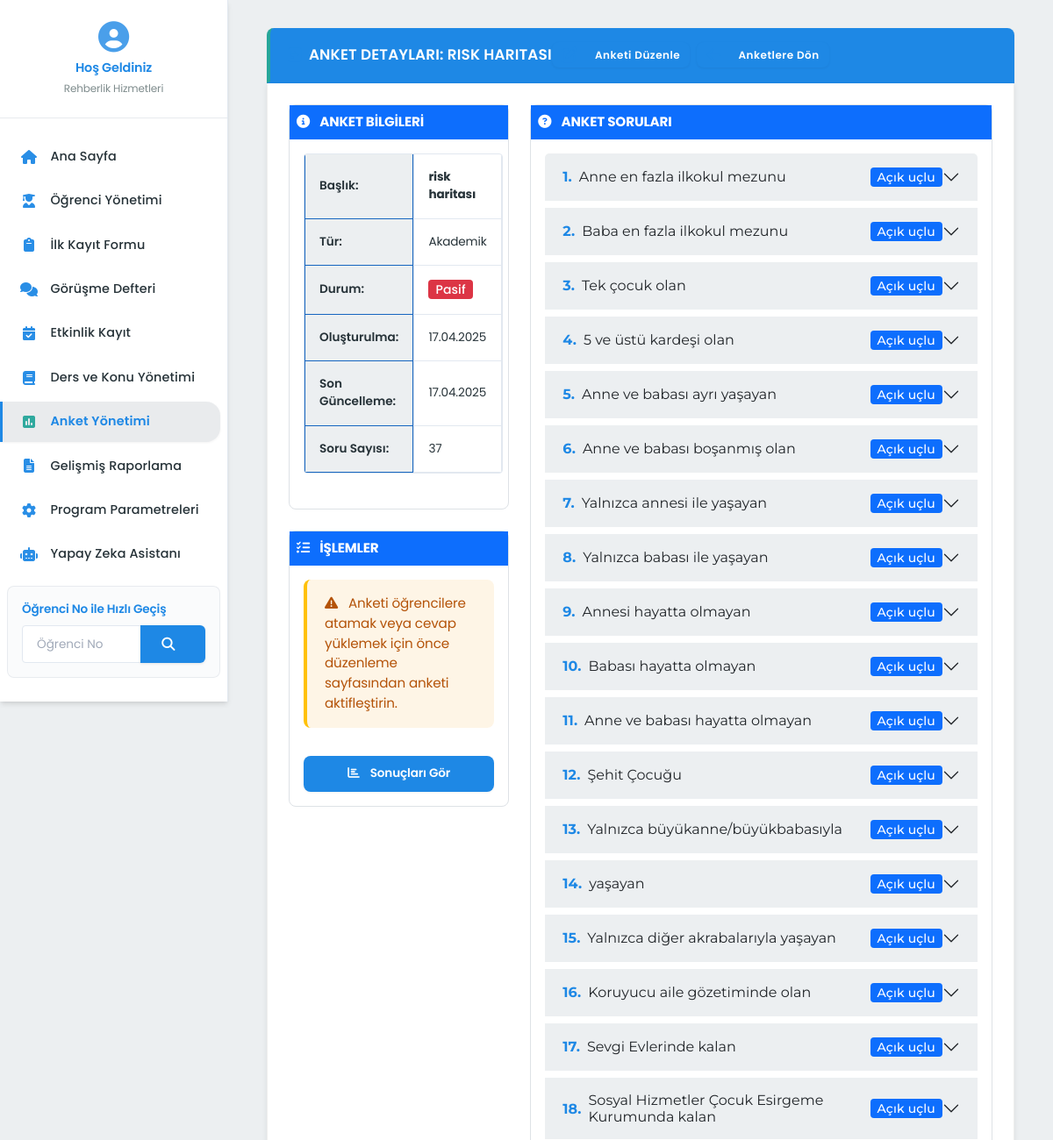
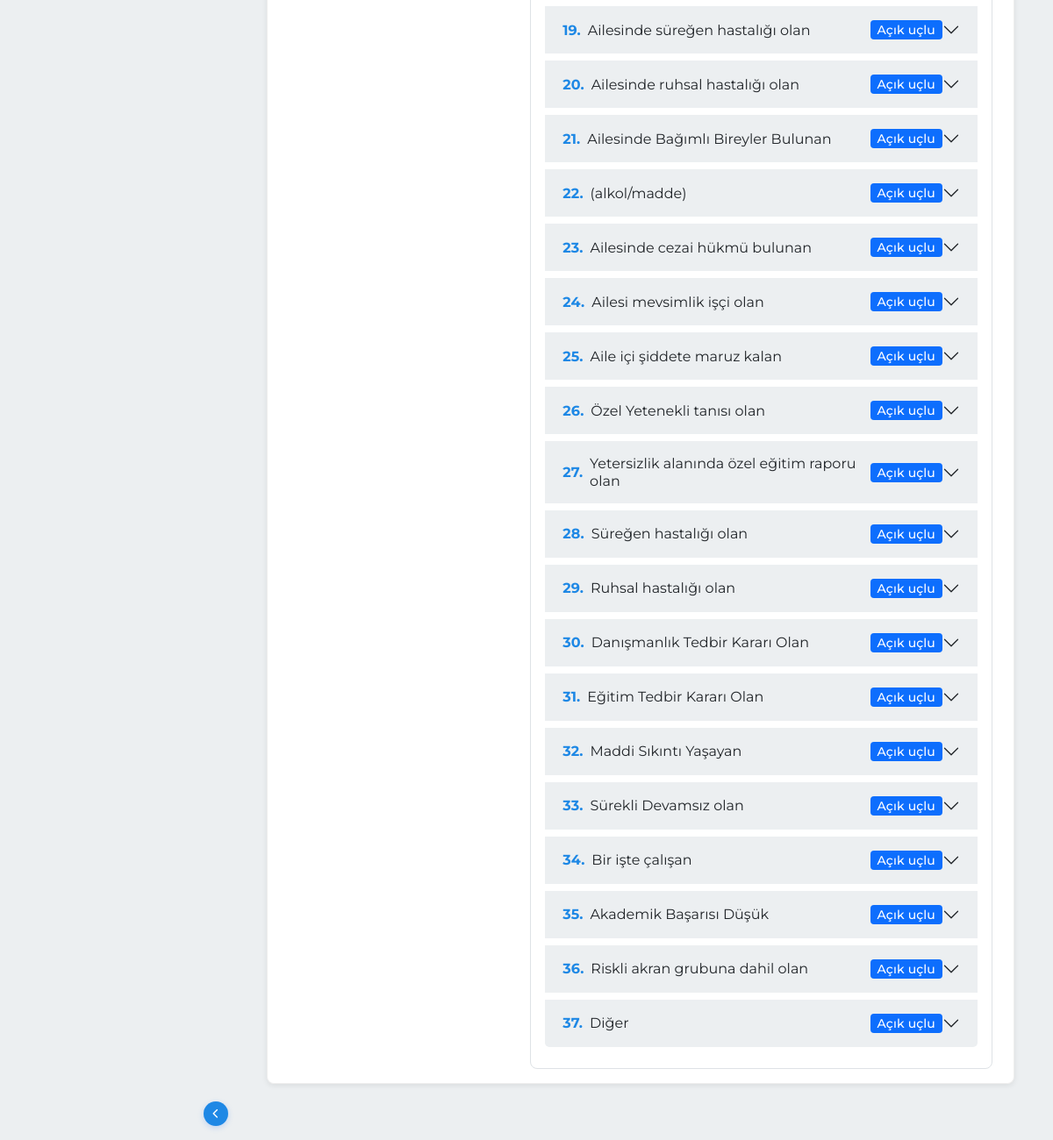
The app's page /anket-yonetimi/anket/1 with its own data (2 pictures, top to bottom).
### app/blueprints/anket_yonetimi/models.py (models this page shows, shortened)
class Anket(db.Model):
    __tablename__ = 'anketler'
    __table_args__ = {'extend_existing': True}
    id = db.Column(db.Integer, primary_key=True)
    anket_turu_id = db.Column(db.Integer, db.ForeignKey('anket_turleri.id'), nullable=False)
    baslik = db.Column(db.String(200), nullable=False)
    aciklama = db.Column(db.Text, nullable=True)
    olusturma_tarihi = db.Column(db.DateTime, default=datetime.now)
    guncelleme_tarihi = db.Column(db.DateTime, default=datetime.now, onupdate=datetime.now)
    aktif = db.Column(db.Boolean, default=True)
    anket_turu = relationship("AnketTuru", back_populates="anketler")
    sorular = relationship("AnketSoru", back_populates="anket", cascade="all, delete-orphan")
    ogrenci_anketleri = relationship("OgrenciAnket", back_populates="anket", cascade="all, delete-orphan")

class AnketTuru(db.Model):
    __tablename__ = 'anket_turleri'
    __table_args__ = {'extend_existing': True}
    id = db.Column(db.Integer, primary_key=True)
    tur_adi = db.Column(db.String(100), nullable=False, unique=True)
    aciklama = db.Column(db.Text, nullable=True)
    anketler = relationship("Anket", back_populates="anket_turu")

class AnketSoru(db.Model):
    __tablename__ = 'anket_sorulari'
    __table_args__ = {'extend_existing': True}
    id = db.Column(db.Integer, primary_key=True)
    anket_id = db.Column(db.Integer, db.ForeignKey('anketler.id'), nullable=False)
    cevap_turu_id = db.Column(db.Integer, db.ForeignKey('cevap_turleri.id'), nullable=False)
    soru_metni = db.Column(db.Text, nullable=False)
    soru_sirasi = db.Column(db.Integer, nullable=False, default=1)
    cevap_secenekleri = db.Column(db.Text, nullable=True)  # JSON formatında saklanacak seçenekler (gerekirse)
    zorunlu = db.Column(db.Boolean, default=True)
    ters_puanlama = db.Column(db.Boolean, default=False)  # Psikolojik testler için ters puanlama
    anket = relationship("Anket", back_populates="sorular")
    cevap_turu = relationship("CevapTuru", back_populates="sorular")
    cevaplar = relationship("AnketCevap", back_populates="soru", cascade="all, delete-orphan")

class CevapTuru(db.Model):
    __tablename__ = 'cevap_turleri'
    __table_args__ = {'extend_existing': True}
    id = db.Column(db.Integer, primary_key=True)
    tur_adi = db.Column(db.String(50), nullable=False, unique=True)
    aciklama = db.Column(db.Text, nullable=True)
    sorular = relationship("AnketSoru", back_populates="cevap_turu")

### app/blueprints/anket_yonetimi/routes.py (the view)
@anket_yonetimi_bp.route('/anket/<int:anket_id>', methods=['GET'])
@admin_required
def anket_detay(anket_id):
    anket = AnketService.get_anket(anket_id)
    if not anket:
        flash('Anket bulunamadı!', 'danger')
        return redirect(url_for('anket_yonetimi.index'))
    sorular = AnketSoru.query.filter_by(anket_id=anket_id).order_by(AnketSoru.soru_sirasi).all()
    return render_template('anket_yonetimi/anket_detay.html', anket=anket, sorular=sorular)

### app/blueprints/anket_yonetimi/services.py (called while the page is built)
    @staticmethod
    def get_anket(anket_id):
        return Anket.query.get(anket_id)

### app/utils/auth.py (called while the page is built)
def admin_required(f):
    @wraps(f)
    def decorated_function(*args, **kwargs):
        return f(*args, **kwargs)
    return decorated_function

### app/utils/session.py (called while the page is built)
def get_aktif_ogrenci():
    try:
        if 'aktif_ogrenci_id' in session:
            return Ogrenci.query.get(session['aktif_ogrenci_id'])
    except Exception:
        pass
    return None

### app/blueprints/anket_yonetimi/templates/anket_yonetimi/anket_detay.html (shortened to what this page needs)
{% extends "base.html" %}
{% block content %}
<div class="modern-section">
    <div class="modern-section-title">
        <div class="d-flex align-items-center justify-content-between">
            <div class="d-flex align-items-center">
                <i class="fas fa-poll-h me-2"></i>
                <span>ANKET DETAYLARI: {{ anket.baslik|upper }}</span>
            </div>
            <div class="d-flex">
                <a href="{{ url_for('anket_yonetimi.duzenle_anket', anket_id=anket.id) }}" class="modern-action-btn me-2" style="font-size: 0.75rem; padding: 0.35rem 0.7rem;">
                    <i class="fas fa-edit"></i> Anketi Düzenle
                </a>
                <a href="{{ url_for('anket_yonetimi.index') }}" class="modern-action-btn" style="font-size: 0.75rem; padding: 0.35rem 0.7rem;">
                    <i class="fas fa-arrow-left"></i> Anketlere Dön
                </a>
            </div>
        </div>
    </div>
    <div class="modern-panel pb-3">
        <div class="row g-4">
            <div class="col-md-4">
                <div class="border rounded mb-4">
                    <div class="bg-primary text-white p-2">
                        <div class="fw-bold"><i class="fas fa-info-circle me-2"></i> ANKET BİLGİLERİ</div>
                    </div>
                    <div class="p-3">
                        <table class="table table-hover table-bordered">
                            <tr>
                                <th class="bg-light">Başlık:</th>
                                <td class="fw-bold">{{ anket.baslik }}</td>
                            </tr>
                            <tr>
                                <th class="bg-light">Tür:</th>
                                <td>{{ anket.anket_turu.tur_adi }}</td>
                            </tr>
                            <tr>
                                <th class="bg-light">Durum:</th>
                                <td>
                                    {% if anket.aktif %}
                                        <span class="badge bg-success rounded-1 py-1 px-2">Aktif</span>
                                    {% else %}
                                        <span class="badge bg-danger rounded-1 py-1 px-2">Pasif</span>
                                    {% endif %}
                                </td>
                            </tr>
                            <tr>
                                <th class="bg-light">Oluşturulma:</th>
                                <td>{{ anket.olusturma_tarihi|format_date }}</td>
                            </tr>
                            <tr>
                                <th class="bg-light">Son Güncelleme:</th>
                                <td>{{ anket.guncelleme_tarihi|format_date }}</td>
                            </tr>
                            <tr>
                                <th class="bg-light">Soru Sayısı:</th>
                                <td>{{ sorular|length }}</td>
                            </tr>
                        </table>
                    </div>
                </div>
                <div class="border rounded mb-4">
                    <div class="bg-primary text-white p-2">
                        <div class="fw-bold"><i class="fas fa-tasks me-2"></i> İŞLEMLER</div>
                    </div>
                    <div class="p-3">
                        <div class="d-grid gap-2">
                            {% if anket.aktif %}
                                <a href="{{ url_for('anket_yonetimi.ogrencilere_ata', anket_id=anket.id) }}" class="modern-action-btn">
                                    <i class="fas fa-user-plus me-1"></i> Öğrencilere Ata
                                </a>
                                <a href="{{ url_for('anket_yonetimi.toplu_cevap_yukle', anket_id=anket.id) }}" class="modern-action-btn">
                                    <i class="fas fa-file-upload me-1"></i> Toplu Cevap Yükle
                                </a>
                                <a href="{{ url_for('anket_yonetimi.sablon_indir', anket_id=anket.id) }}" class="modern-action-btn">
                                    <i class="fas fa-file-download me-1"></i> Cevap Şablonu İndir
                                </a>
                            {% else %}
                                <div class="alert alert-warning">
                                    <i class="fas fa-exclamation-triangle me-2"></i> Anketi öğrencilere atamak veya cevap yüklemek için önce düzenleme sayfasından anketi aktifleştirin.
                                </div>
                            {% endif %}
                            <a href="{{ url_for('anket_yonetimi.anket_sonuclari', anket_id=anket.id) }}" class="modern-action-btn">
                                <i class="fas fa-chart-bar me-1"></i> Sonuçları Gör
                            </a>
                        </div>
                    </div>
                </div>
            </div>
            <div class="col-md-8">
                <div class="border rounded">
                    <div class="bg-primary text-white p-2">
                        <div class="fw-bold"><i class="fas fa-question-circle me-2"></i> ANKET SORULARI</div>
                    </div>
                    <div class="p-3">
                        {% if sorular %}
                            <div class="accordion" id="questionAccordion">
                                {% for soru in sorular %}
                                    <div class="accordion-item border-0 mb-2">
                                        <h2 class="accordion-header" id="heading{{ soru.id }}">
                                            <button class="accordion-button collapsed bg-light" type="button" data-bs-toggle="collapse"
                                                    data-bs-target="#collapse{{ soru.id }}" aria-expanded="false"
                                                    aria-controls="collapse{{ soru.id }}">
                                                <div class="d-flex align-items-center w-100">
                                                    <span class="me-2 text-primary fw-bold">{{ soru.soru_sirasi }}.</span>
                                                    <span class="flex-grow-1">{{ soru.soru_metni }}</span>
                                                    <span class="badge bg-primary rounded-1 py-1 px-2 ms-2">{{ soru.cevap_turu.tur_adi }}</span>
                                                </div>
                                            </button>
                                        </h2>
                                    </div>
                                {% endfor %}
                            </div>
                        {% endif %}
                    </div>
                </div>
            </div>
        </div>
    </div>
</div>
{% endblock %}

### app/static/css/styles.css (style rules this page uses)
.modern-section { margin-bottom: 1.5rem; }
.modern-section-title { background-color: #0b3d91; color: white; padding: 0.75rem 1.25rem; border-radius: 4px 4px 0 0; font-weight: 600; letter-spacing: 0.5px; border-left: 4px solid #e30a17; }
.modern-panel { background-color: #fff; border: 1px solid #dee2e6; border-top: none; border-radius: 0 0 4px 4px; padding: 1.25rem; }
.modern-action-btn { background-color: #0b3d91; color: white; border: none; border-radius: 4px; padding: 0.5rem 1rem; font-size: 0.85rem; text-decoration: none; transition: all 0.2s ease; display: inline-flex; align-items: center; justify-content: center; gap: 0.5rem; }
:root { --primary-color: #2c3e50; --primary-light: #34495e; --primary-dark: #1e2a36; --secondary-color: #3498db; --secondary-light: #5dade2; --secondary-dark: #2874a6; --accent-color: #16a085; --warning-color: #f39c12; --danger-color: #c0392b; --info-color: #2980b9; --success-color: #27ae60; --light-color: #f8f9fa; --dark-color: #2c3e50; --text-color: #333333; --text-muted: #7f8c8d; --border-color: #ecf0f1; --bg-light: #f5f7f9; --bg-white: #ffffff; --bg-gradient: linear-gradient(to right, var(--primary-color), var(--primary-dark)); --shadow-sm: 0 2px 4px rgba(0, 0, 0, 0.05); --shadow-md: 0 4px 6px -1px rgba(0, 0, 0, 0.1), 0 2px 4px -1px rgba(0, 0, 0, 0.06); --shadow-lg: 0 10px 15px -3px rgba(0, 0, 0, 0.1), 0 4px 6px -2px rgba(0, 0, 0, 0.05); --radius-sm: 0.25rem; --radius-md: 0.5rem; --radius-lg: 0.75rem; --radius-xl: 1rem; --transition: all 0.2s ease; --card-shadow: 0 4px 6px -1px rgba(0, 0, 0, 0.1), 0 2px 4px -1px rgba(0, 0, 0, 0.06); --card-shadow-hover: 0 10px 15px -3px rgba(0, 0, 0, 0.1), 0 4px 6px -2px rgba(0, 0, 0, 0.05); --sidebar-width: 260px; --sidebar-collapsed-width: 70px; --header-height: 60px; --border-radius: 0.5rem; --transition-smooth: all 0.25s cubic-bezier(0.4, 0, 0.2, 1); }
body { font-family: 'Inter', system-ui, -apple-system, 'Segoe UI', Helvetica, Arial, sans-serif; color: var(--text-color); background-color: var(--bg-light); line-height: 1.5; font-size: 0.9rem; overflow-x: hidden; -webkit-font-smoothing: antialiased; -moz-osx-font-smoothing: grayscale; letter-spacing: -0.01em; }
.modern-section { margin-bottom: 2rem; position: relative; }
.modern-section-title { background-color: var(--bg-white); color: var(--primary-color); padding: 1rem 1.5rem; font-weight: 600; font-size: 1rem; border-radius: var(--radius-lg) var(--radius-lg) 0 0; margin-bottom: 0; display: flex; align-items: center; position: relative; border-bottom: 2px solid var(--primary-color); box-shadow: var(--shadow-sm); }
.modern-section-title i, .modern-section-title .fas, .modern-section-title .far, .modern-section-title .fal, .modern-section-title .fab { margin-right: 0.75rem; font-size: 1.1rem; color: var(--primary-color); }
.modern-section-title span { text-transform: none; font-size: 1.05rem; letter-spacing: 0.01em; }
.modern-panel { background-color: white; border: 1px solid var(--border-color); border-top: none; border-radius: 0 0 var(--radius-lg) var(--radius-lg); padding: 1.5rem; box-shadow: var(--shadow-md); position: relative; }
.modern-action-btn { font-size: 0.85rem; font-weight: 600; padding: 0.65rem 1.2rem; background-color: var(--primary-color); color: white; border: none; border-radius: var(--radius-md); transition: all 0.3s ease; display: inline-flex; align-items: center; position: relative; box-shadow: var(--shadow-sm); text-decoration: none; }
.modern-action-btn i { margin-right: 0.5rem; transition: transform 0.2s ease; }
.table { border-radius: 4px; overflow: hidden; width: 100%; border-collapse: separate; border-spacing: 0; border: 1px solid var(--border-color); }
.table th { background-color: var(--primary-color); color: white; border-color: var(--primary-dark); font-weight: 600; vertical-align: middle; padding: 0.7rem 0.75rem; font-size: 0.85rem; letter-spacing: 0; border-bottom: 1px solid var(--primary-dark); }
.table td { vertical-align: middle; padding: 0.65rem 0.75rem; border-bottom: 1px solid var(--border-color); font-size: 0.85rem; color: var(--text-color); }
.badge { font-weight: 500; padding: 0.35em 0.65em; border-radius: 0.375rem; font-size: 0.75rem; line-height: 1; display: inline-flex; align-items: center; letter-spacing: 0.01em; }
.text-primary { color: var(--primary-color) !important; }
.bg-light { background-color: var(--bg-light) !important; }
.rounded { border-radius: var(--border-radius) !important; }

### records on screen
Anket: baslik "RISK HARITASI", baslik "risk haritası", olusturma_tarihi "17.04.2025", guncelleme_tarihi "17.04.2025"
AnketTuru: anket_turu.tur_adi "Akademik"
AnketSoru: soru_sirasi "1", soru_metni "Anne en fazla ilkokul mezunu", cevap_turu.tur_adi "Açık uçlu"
AnketSoru: soru_sirasi "2", soru_metni "Baba en fazla ilkokul mezunu", cevap_turu.tur_adi "Açık uçlu"
AnketSoru: soru_sirasi "3", soru_metni "Tek çocuk olan", cevap_turu.tur_adi "Açık uçlu"
AnketSoru: soru_sirasi "4", soru_metni "5 ve üstü kardeşi olan", cevap_turu.tur_adi "Açık uçlu"
AnketSoru: soru_sirasi "5", soru_metni "Anne ve babası ayrı yaşayan", cevap_turu.tur_adi "Açık uçlu"
AnketSoru: soru_sirasi "6", soru_metni "Anne ve babası boşanmış olan", cevap_turu.tur_adi "Açık uçlu"
AnketSoru: soru_sirasi "7", soru_metni "Yalnızca annesi ile yaşayan", cevap_turu.tur_adi "Açık uçlu"
AnketSoru: soru_sirasi "8", soru_metni "Yalnızca babası ile yaşayan", cevap_turu.tur_adi "Açık uçlu"
AnketSoru: soru_sirasi "9", soru_metni "Annesi hayatta olmayan", cevap_turu.tur_adi "Açık uçlu"
AnketSoru: soru_sirasi "10", soru_metni "Babası hayatta olmayan", cevap_turu.tur_adi "Açık uçlu"
AnketSoru: soru_sirasi "11", soru_metni "Anne ve babası hayatta olmayan", cevap_turu.tur_adi "Açık uçlu"
AnketSoru: soru_sirasi "12", soru_metni "Şehit Çocuğu", cevap_turu.tur_adi "Açık uçlu"
AnketSoru: soru_sirasi "13", soru_metni "Yalnızca büyükanne/büyükbabasıyla", cevap_turu.tur_adi "Açık uçlu"
AnketSoru: soru_sirasi "14", soru_metni "yaşayan", cevap_turu.tur_adi "Açık uçlu"
AnketSoru: soru_sirasi "15", soru_metni "Yalnızca diğer akrabalarıyla yaşayan", cevap_turu.tur_adi "Açık uçlu"
AnketSoru: soru_sirasi "16", soru_metni "Koruyucu aile gözetiminde olan", cevap_turu.tur_adi "Açık uçlu"
AnketSoru: soru_sirasi "17", soru_metni "Sevgi Evlerinde kalan", cevap_turu.tur_adi "Açık uçlu"
AnketSoru: soru_sirasi "18", soru_metni "Sosyal Hizmetler Çocuk Esirgeme Kurumunda kalan", cevap_turu.tur_adi "Açık uçlu"
AnketSoru: soru_sirasi "19", soru_metni "Ailesinde süreğen hastalığı olan", cevap_turu.tur_adi "Açık uçlu"
AnketSoru: soru_sirasi "20", soru_metni "Ailesinde ruhsal hastalığı olan", cevap_turu.tur_adi "Açık uçlu"
AnketSoru: soru_sirasi "21", soru_metni "Ailesinde Bağımlı Bireyler Bulunan", cevap_turu.tur_adi "Açık uçlu"
AnketSoru: soru_sirasi "22", soru_metni "(alkol/madde)", cevap_turu.tur_adi "Açık uçlu"
AnketSoru: soru_sirasi "23", soru_metni "Ailesinde cezai hükmü bulunan", cevap_turu.tur_adi "Açık uçlu"
AnketSoru: soru_sirasi "24", soru_metni "Ailesi mevsimlik işçi olan", cevap_turu.tur_adi "Açık uçlu"
AnketSoru: soru_sirasi "25", soru_metni "Aile içi şiddete maruz kalan", cevap_turu.tur_adi "Açık uçlu"
AnketSoru: soru_sirasi "26", soru_metni "Özel Yetenekli tanısı olan", cevap_turu.tur_adi "Açık uçlu"
AnketSoru: soru_sirasi "27", soru_metni "Yetersizlik alanında özel eğitim raporu olan", cevap_turu.tur_adi "Açık uçlu"
AnketSoru: soru_sirasi "28", soru_metni "Süreğen hastalığı olan", cevap_turu.tur_adi "Açık uçlu"
AnketSoru: soru_sirasi "29", soru_metni "Ruhsal hastalığı olan", cevap_turu.tur_adi "Açık uçlu"
AnketSoru: soru_sirasi "30", soru_metni "Danışmanlık Tedbir Kararı Olan", cevap_turu.tur_adi "Açık uçlu"
AnketSoru: soru_sirasi "31", soru_metni "Eğitim Tedbir Kararı Olan", cevap_turu.tur_adi "Açık uçlu"
AnketSoru: soru_sirasi "32", soru_metni "Maddi Sıkıntı Yaşayan", cevap_turu.tur_adi "Açık uçlu"
AnketSoru: soru_sirasi "33", soru_metni "Sürekli Devamsız olan", cevap_turu.tur_adi "Açık uçlu"
AnketSoru: soru_sirasi "34", soru_metni "Bir işte çalışan", cevap_turu.tur_adi "Açık uçlu"
AnketSoru: soru_sirasi "35", soru_metni "Akademik Başarısı Düşük", cevap_turu.tur_adi "Açık uçlu"
AnketSoru: soru_sirasi "36", soru_metni "Riskli akran grubuna dahil olan", cevap_turu.tur_adi "Açık uçlu"
AnketSoru: soru_sirasi "37", soru_metni "Diğer", cevap_turu.tur_adi "Açık uçlu"

### other values on screen
{{ sorular|length }} "37"
